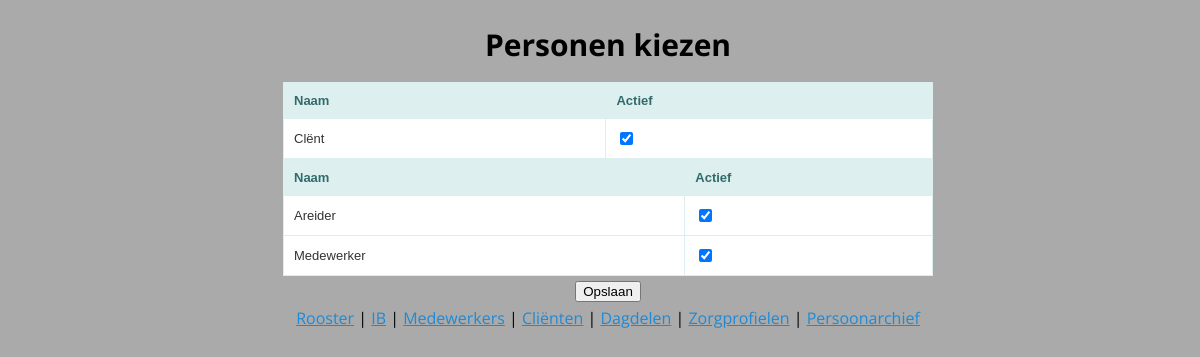
Before: /persons/ with the older database file.
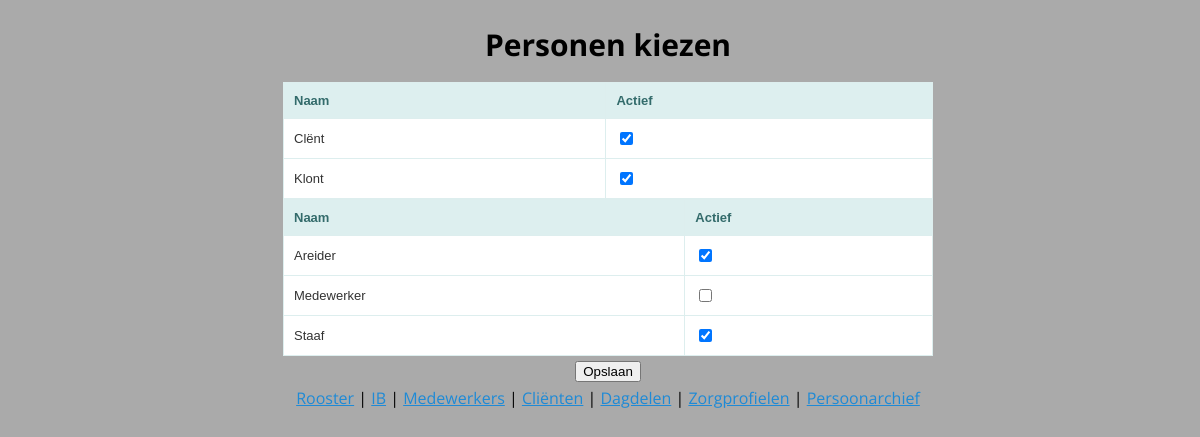
After: the same page with the newer database file.
### roosterapp/sql.py (models this page shows)
class Client(Base):
    __tablename__ = 'clients'
    person_id = Column(Integer, ForeignKey("persons.id"), primary_key=True)
    profile_id = Column(Integer, ForeignKey("profiles.id"))
    hours = Column(Integer, default=0)
    person = relationship("Person")
    sessions = relationship("Session", backref="client", cascade="delete, delete-orphan")

class Person(Base):
    __tablename__ = 'persons'
    id = Column(Integer, primary_key=True)
    name = Column(String)
    active = Column(Boolean, default=True)
    atttendance = relationship("Presence", backref="person", cascade="delete, delete-orphan")

class Staff(Base):
    __tablename__ = 'staffs'
    person_id = Column(Integer, ForeignKey("persons.id"), primary_key=True)
    min_hours = Column(Integer, default=0)
    max_hours = Column(Integer, default=0)
    person = relationship("Person")
    sessions = relationship("Session", backref="staff", cascade="delete, delete-orphan")

### roosterapp/routes.py (the view)
@person_switch.route('/', methods=['GET'])
def show_persons():
    clients = app.db.session.query(Client).all()
    staffs = app.db.session.query(Staff).all()
    return render_template('switch_persons.html', clients=clients, staffs=staffs)

### roosterapp/templates/switch_persons.html (shortened to what this page needs)
{% extends 'base.html' %}
{% block body %}
<h1> Personen kiezen </h1>
<form action="/persons/update" method="POST">
<div class="row">
    <div class="column">
    {% if clients|length < 1 %}
        <h4>Er zijn nog geen cliënten in het systeem. Voeg ze <a href="/clients">hier</a> toe.</h4>
    {% else %}
        <table style="width: 50em;">
            <tr>
                <th>Naam</th>
                <th>Actief</th>
            </tr>
            {% for client in clients %}
                <tr>
                    <td><label for="{{ client.person.id }}">{{ client.person.name }}</label></td>
                    <td><input type="checkbox" name="{{ client.person.id }}" id="{{ client.person.id }}"{% if client.person.active %} checked="checked"{% endif %}></td>
                </tr>
            {% endfor %}
        </table>
    {% endif %}
    </div>
    <div class="column">
        {% if staffs|length < 1 %}
        <h4>Er zijn nog geen medewerkers in het systeem. Voeg ze <a href="/staffs">hier</a> toe.</h4>
        {% else %}
            <table style="width: 50em;">
                <tr>
                    <th>Naam</th>
                    <th>Actief</th>
                </tr>
                {% for staff in staffs %}
                <tr>
                    <td><label for="{{ staff.person.id }}">{{ staff.person.name }}</label></td>
                    <td><input type="checkbox" name="{{ staff.person.id }}" id="{{ staff.person.id }}"{% if staff.person.active %} checked="checked"{% endif %}></td>
                </tr>
                {% endfor %}
            </table>
        {% endif %}
        </div>
</div>
<input type="submit" value="Opslaan">
</form>
{% endblock %}

### roosterapp/templates/base.html (shortened to what this page needs)
<!DOCTYPE html>
<html lang=nl>
<head>
    <link rel="stylesheet" href="{{ url_for('static', filename='css/main.css') }}">
</head>
<body>
    <div class ="content">
        {% block body %}{% endblock %}
        <div>
            <a href="/">Rooster</a> | <a href="/sessions">IB</a> | <a href="/staffs">Medewerkers</a> | <a href="/clients">Cliënten</a> | <a href="/doles">Dagdelen</a> | <a href="/profiles">Zorgprofielen</a> | <a href="/persons">Persoonarchief</a>
        </div>
    </div>
</body>
</html>

### roosterapp/static/css/main.css (style rules this page uses)
.content { position: absolute; margin:0; left:50%; margin-right:50%; transform: translate(-50%, 0); min-width: 30em; text-align: center; }
body { font-family: 'Open Sans', sans-serif; line-height: 1.75em; font-size: 16px; background-color: #aaa; width: 100%; position: relative; }
h1 { font-size: 30px; line-height: 34px; text-align: center; }
a[href] { color: #1e8ad6; }
table { border: solid 1px #DDEEEE; border-collapse: collapse; border-spacing: 0; font: normal 13px Arial, sans-serif; }
table, th { background-color: #DDEFEF; border: solid 1px #DDEEEE; color: #336B6B; padding: 10px; text-align: left; }
table, td { background-color: #FFFFFF; border: solid 1px #DDEEEE; color: #333; padding: 10px; }

Changed rows visible on the page:
added Client: person.name "Klont", person.id "☑"
changed through a linked row, Staff "Medewerker": person.id "☑" → "☐"
added Staff: person.name "Staaf", person.id "☑"
